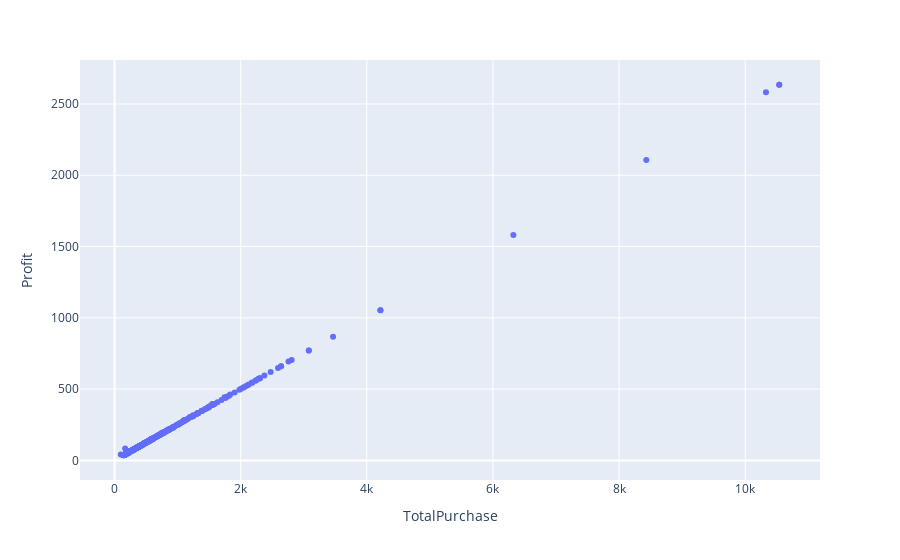

This figure's notebook cell:
### Code cell
fig = px.scatter(profit_by_customer, x='TotalPurchase', y='Profit')
fig.show()

### Figure 1 — Plotly figure (JSON) as saved in the notebook; plotly's stock layout.template omitted (floating-point values rounded to 4 significant figures; data arrays with more than 128 entries replaced by an {"elided": "..."} marker saying what was removed)
{"data": [{"hovertemplate": "TotalPurchase=%{x}<br>Profit=%{y}<extra></extra>", "legendgroup": "", "marker": {"color": "#636efa", "symbol": "circle"}, "mode": "markers", "name": "", "orientation": "v", "showlegend": false, "type": "scatter", "x": {"elided": "500 float values"}, "xaxis": "x", "y": {"elided": "500 float values"}, "yaxis": "y"}], "layout": {"legend": {"tracegroupgap": 0}, "margin": {"t": 60}, "xaxis": {"anchor": "y", "domain": [0, 1], "title": {"text": "TotalPurchase"}}, "yaxis": {"anchor": "x", "domain": [0, 1], "title": {"text": "Profit"}}}}
